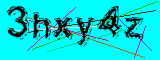
#> input picture img/nccu/14_black.bmp, 160 x 60 px, given as the content of the folder ./freebitcoin/, which was not available
$ python test_captcha.py   (older library calls are emulated)
#> lines starting #> are read from the running program, lines starting #| are printed output that depends on the picture; after the words box and inside, x2 and y2 are one past the last pixel; in counts of white or black regions, pixels touching at a corner belong together; pictures that were not available may be replaced by others from this repository, and a replacement may not be noted
#> in main, im is the input picture: shape (60, 160, 3); mean B, G, R 214.6, 215.6, 6.7
#My Simple Algorithm
#PIL is the package for processing image
from PIL import Image, ImageTk, ImageEnhance
import numpy as np
import cv2
import cv2 as cv
import os
import copy
import sys

threshold = 4
folder = './freebitcoin/'
#灰度化與二值化
def Binarization(im):
    #Convert image file to gray map
    #OpenCv Get Image Channels
    #灰度化 ---> 加權變化 g[i,j] = 0.3*r[i,j] + 0.59*g[i,j] + 0.11*b[i,j] ----> 利用opencv內建cvtColor
    channels = len(im.shape)
#> channels = 3
    if channels == 3:
        #Give image width to width and image height to height
        width, height = im.shape[:2]
#> width = 60; height = 160
        img = cv2.cvtColor(im, cv2.COLOR_BGR2GRAY)
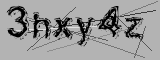
#> img: shape (60, 160); min 0, max 222, mean 153.2
    else:
        print('The image file is not a RGB file.')
    #二值化 ----> 去除圖片上沒用的信息 ----> 採用自適應閥值
    #決定自適應閥值方法說明(採用K均值方法):
    #先取中間值當作閥值，計算[(大於中間閥值所有像素平均值) + (小於中間閥值所有像素平均值)]/2
    #暫存閥值
    ucThre = 0
    #自適應閥值
    ucThre_new = 127
    #尋找自適應閥值
    while(ucThre != ucThre_new):
        nBack_sum = nData_sum = 0
        nBack_count = nData_count = 0
        for i in range(len(img)):
            for j in range(len(img[i])):
                nValue = img[i,j]
                if nValue > ucThre_new:
                    nBack_sum += nValue
                    nBack_count += 1
                else:
                    nData_sum += nValue
                    nData_count += 1
        nBack_sum = nBack_sum/nBack_count
        nData_sum = nData_sum/nData_count
        ucThre = ucThre_new
        ucThre_new = int((nBack_sum + nData_sum)/2)
    threshold = ucThre_new

    nWidth, nHeight = img.shape[:2]
#> nWidth = 60; nHeight = 160
    nBlack = 0
    nWhite = 0
    for i in range(len(img)):
        for j in range(len(img[i])):
            nValue = img[i,j]
            if nValue > threshold:
                img[i,j] = 255
                nWhite += 1
            else:
                img[i,j] = 0
                nBlack += 1
#> this loop made 60 passes
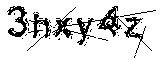
#> img: shape (60, 160); 84.6% white; black in thin lines or dots, all inside (x1, y1, x2, y2) = (7, 6, 156, 58)
#> after the loop, nBlack = 1480; nWhite = 8120
    #Background is black, swap black and white
    if nBlack > nWhite:
        for i in range(len(img)):
            for j in range(len(img[i])):
                nValue = img[i,j]
                if not nValue:
                    img[i,j] = 255
                else:
                    img[i,j] = 0

    return img

#8鄰域降噪
def NoiseReduce_eight(img, threshold):
    #8鄰域降噪
#> called with threshold = 4
    h, w = img.shape[:2]
#> h = 60; w = 160
    for i in range(w):
        img[0,i] = 255
        img[h-1,i] = 255
    for i in range(h):
        img[i,0] = 255
        img[i,w-1] = 255
    #if the neightbor of a point is white but it is black, delete it
    for i in range(len(img)):
        for j in range(len(img[i])):
            nValue = img[i,j]
            if not nValue:
                nCount = 0
                #以img[i,j]為中心點，計算其鄰近的8個pixel
                for m in range(i-1, i+2):
                    for n in range(j-1, j+2):
                        if not img[m,n]:
                            nCount += 1
                if nCount <= threshold:
                    img[i,j] = 255
            else:
                nCount = 0
                #以img[i,j]為中心點，計算其鄰近的8個pixel
                for m in range(i-1, i+1):
                    for n in range(j-1, j+1):
                        if not img[m,n]:
                            nCount += 1
                if nCount >= 7:
                    img[i,j] = 0
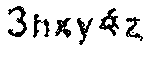
#> img: shape (60, 160); 89% white; 7 black regions (1 under 20 px), largest, box (x1, y1, x2, y2) and area: (8, 6, 27, 37) 222, (99, 8, 119, 36) 218, (55, 18, 71, 38) 162, (33, 14, 50, 38) 154, (77, 18, 93, 45) 154, (126, 17, 143, 41) 143
    #img.show()
    return img

#連通域降噪
def NoiseReduce_Burst(image, threshold=30):
    #floodFill
#> called with threshold = 30
    img_height, img_width = image.shape[:2]
#> img_height = 60; img_width = 160
    color = 1
    mask = np.zeros((img_height + 2, img_width + 2), np.uint8)
    for i in range(img_width):
        for j in range(img_height):
            if not image[j,i]:
                #Mask初始全為0
                mask[:] = 0
                flooded = image.copy()
                cv2.floodFill(image, mask, (i,j), color)
                color += 1
                im_floodfill_inv = cv2.bitwise_not(flooded)
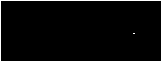
#> mask: shape (62, 162); values 0 (black) and 1 (white), 4.4% white in thin lines or dots
#> after the loop, color = 11
    #Create an array which size is 256
    ColorCount = [0]*256
    for i in range(img_width):
        for j in range(img_height):
            if image[j,i] != 255:
                ColorCount[image[j,i]] += 1
    pArea = float(threshold)
    #Get rid of noise point
    for i in range(len(image)):
        for j in range(len(image[i])):
            if ColorCount[image[i,j]] <= pArea:
                image[i,j] = 255
#> image: shape (60, 160); min 1, max 255, mean 227.7
    for i in range(img_width):
        for j in range(img_height):
            if image[j,i] < 255:
                image[j,i] = 0
#> image: shape (60, 160); 89.1% white; 7 black regions, largest, box (x1, y1, x2, y2) and area: (8, 6, 27, 37) 221, (99, 8, 119, 36) 218, (55, 18, 71, 38) 162
    return image

#文字切割
# [56 lines left out: function Image_Cut, not called in this run]

def main():
    all_image = os.listdir(folder)

    for i in range(len(all_image)):
        print(str(i) + '  ' + all_image[i])
        im = cv2.imread(folder + all_image[i])
        img = Binarization(im)
        img = NoiseReduce_eight(img, threshold)
        img = NoiseReduce_Burst(img)
        cv2.imwrite(folder + all_image[i], img)


if __name__ == "__main__":
    main()
        # [10 lines of commented-out code are left out]
